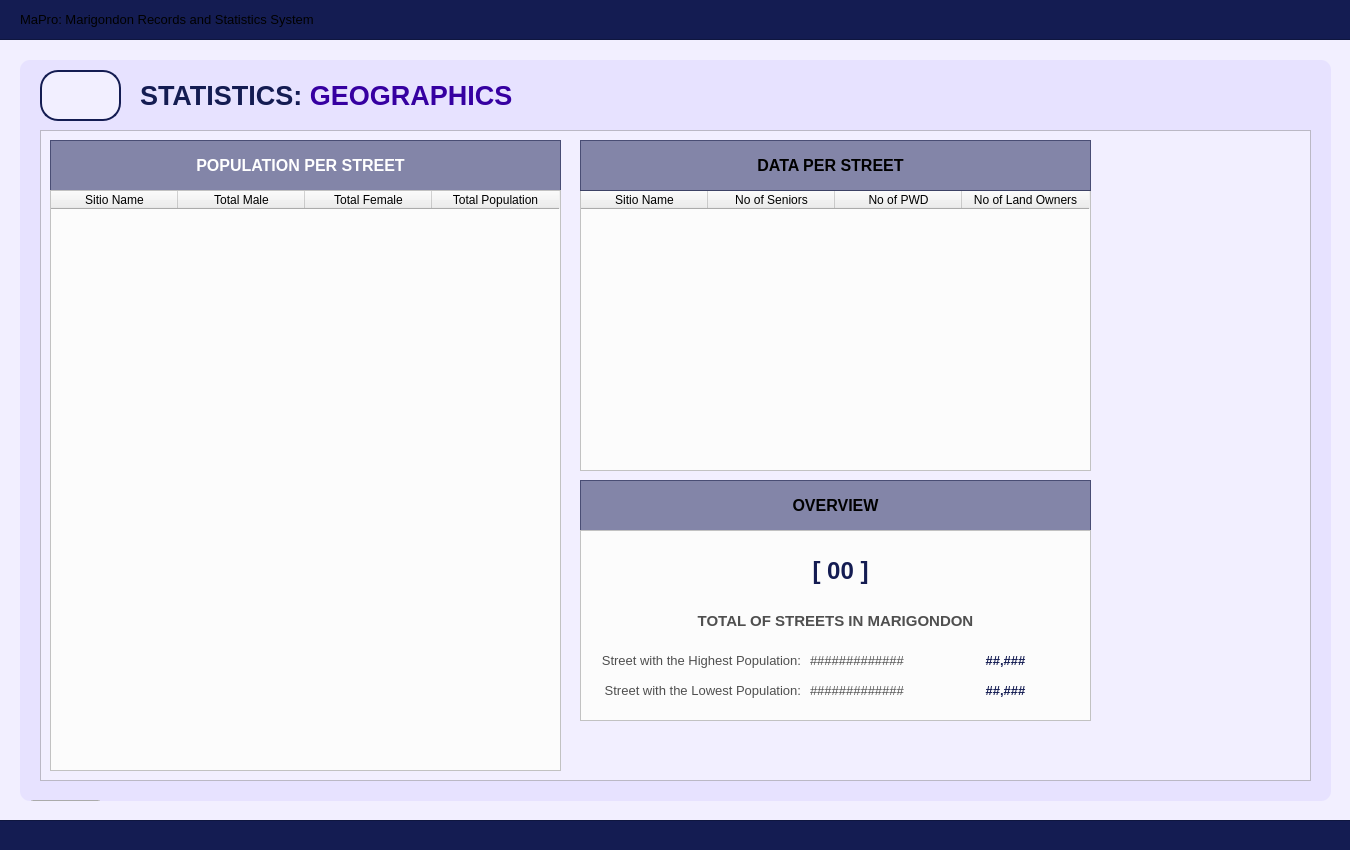
<?xml version="1.0" encoding="UTF-8"?>
<ui version="4.0">
 <class>User_dashboardWidget</class>
 <widget class="QWidget" name="User_dashboardWidget">
  <property name="geometry">
   <rect>
    <x>0</x>
    <y>0</y>
    <width>1350</width>
    <height>850</height>
   </rect>
  </property>
  <property name="sizePolicy">
   <sizepolicy hsizetype="Fixed" vsizetype="Fixed">
    <horstretch>0</horstretch>
    <verstretch>0</verstretch>
   </sizepolicy>
  </property>
  <property name="maximumSize">
   <size>
    <width>1350</width>
    <height>850</height>
   </size>
  </property>
  <property name="windowTitle">
   <string>Form</string>
  </property>
  <property name="styleSheet">
   <string notr="true">#User_dashboardWidget{
	background-color: #f2efff;
}</string>
  </property>
  <widget class="QFrame" name="border_blueLines1">
   <property name="geometry">
    <rect>
     <x>-10</x>
     <y>-1</y>
     <width>1371</width>
     <height>41</height>
    </rect>
   </property>
   <property name="styleSheet">
    <string notr="true">#border_blueLines1{
	background-color: #141c52;
}
</string>
   </property>
   <property name="frameShape">
    <enum>QFrame::Shape::StyledPanel</enum>
   </property>
   <property name="frameShadow">
    <enum>QFrame::Shadow::Raised</enum>
   </property>
   <widget class="QLabel" name="title_bodyDashboardSystemTitle">
    <property name="geometry">
     <rect>
      <x>30</x>
      <y>0</y>
      <width>1301</width>
      <height>41</height>
     </rect>
    </property>
    <property name="font">
     <font>
      <family>Arial</family>
      <pointsize>10</pointsize>
      <bold>false</bold>
     </font>
    </property>
    <property name="styleSheet">
     <string notr="true">#title_bodyDashboardSystemTitle {
	background-color: transparent;
	color: #white;
}
</string>
    </property>
    <property name="text">
     <string>MaPro: Marigondon Records and Statistics System</string>
    </property>
    <property name="alignment">
     <set>Qt::AlignmentFlag::AlignLeading|Qt::AlignmentFlag::AlignLeft|Qt::AlignmentFlag::AlignVCenter</set>
    </property>
   </widget>
  </widget>
  <widget class="QFrame" name="border_blueLines2">
   <property name="geometry">
    <rect>
     <x>-10</x>
     <y>820</y>
     <width>1381</width>
     <height>31</height>
    </rect>
   </property>
   <property name="styleSheet">
    <string notr="true">#border_blueLines2{
	background-color: #141c52;
}
</string>
   </property>
   <property name="frameShape">
    <enum>QFrame::Shape::StyledPanel</enum>
   </property>
   <property name="frameShadow">
    <enum>QFrame::Shadow::Raised</enum>
   </property>
  </widget>
  <widget class="QFrame" name="baseBodyFrame">
   <property name="geometry">
    <rect>
     <x>20</x>
     <y>60</y>
     <width>1311</width>
     <height>741</height>
    </rect>
   </property>
   <property name="styleSheet">
    <string notr="true">#baseBodyFrame {
	background-color: #e7e2ff;
	border: none;
	border-radius: 10px;
}</string>
   </property>
   <property name="frameShape">
    <enum>QFrame::Shape::StyledPanel</enum>
   </property>
   <property name="frameShadow">
    <enum>QFrame::Shadow::Raised</enum>
   </property>
   <widget class="QPushButton" name="logout_buttonLogout_3">
    <property name="geometry">
     <rect>
      <x>10</x>
      <y>740</y>
      <width>71</width>
      <height>31</height>
     </rect>
    </property>
    <property name="font">
     <font>
      <family>Arial</family>
      <pointsize>8</pointsize>
      <bold>true</bold>
     </font>
    </property>
    <property name="cursor">
     <cursorShape>PointingHandCursor</cursorShape>
    </property>
    <property name="styleSheet">
     <string notr="true">#logout_buttonLogout {
    background-color: #bc1c1c;
    color: white;
    border-radius: 5px;
    padding: 10px; /* Optional: Adjusts spacing inside the button */
}
#logout_buttonLogout:hover {
    background-color: #d82020; /* Slightly lighter blue when hovered */
}
#logout_buttonLogout:pressed {
    background-color: #8c1515; /* Darker blue when clicked */
}</string>
    </property>
    <property name="text">
     <string>LOGOUT</string>
    </property>
   </widget>
   <widget class="QLabel" name="title_bodyStatistics">
    <property name="geometry">
     <rect>
      <x>120</x>
      <y>20</y>
      <width>471</width>
      <height>31</height>
     </rect>
    </property>
    <property name="font">
     <font>
      <family>Arial</family>
      <pointsize>20</pointsize>
      <bold>true</bold>
     </font>
    </property>
    <property name="styleSheet">
     <string notr="true">#title_bodyStatistics {
	background-color: transparent;
	color: #141c52;
}
</string>
    </property>
    <property name="text">
     <string>&lt;html&gt;&lt;head/&gt;&lt;body&gt;&lt;p&gt;STATISTICS: &lt;span style=&quot; color:#3600a1;&quot;&gt;GEOGRAPHICS&lt;/span&gt;&lt;/p&gt;&lt;/body&gt;&lt;/html&gt;</string>
    </property>
   </widget>
   <widget class="QFrame" name="statistics_frameBody">
    <property name="geometry">
     <rect>
      <x>20</x>
      <y>70</y>
      <width>1271</width>
      <height>651</height>
     </rect>
    </property>
    <property name="styleSheet">
     <string notr="true">#statistics_frameBody{
	background-color: #f2efff;
}</string>
    </property>
    <property name="frameShape">
     <enum>QFrame::Shape::StyledPanel</enum>
    </property>
    <property name="frameShadow">
     <enum>QFrame::Shadow::Raised</enum>
    </property>
    <widget class="QFrame" name="table_titleFrameStatistics">
     <property name="geometry">
      <rect>
       <x>10</x>
       <y>10</y>
       <width>511</width>
       <height>51</height>
      </rect>
     </property>
     <property name="styleSheet">
      <string notr="true">#table_titleFrameStatistics{
	background-color: rgba(20, 28, 82, 128)
}
</string>
     </property>
     <property name="frameShape">
      <enum>QFrame::Shape::StyledPanel</enum>
     </property>
     <property name="frameShadow">
      <enum>QFrame::Shadow::Raised</enum>
     </property>
     <widget class="QLabel" name="statistics_labelNote">
      <property name="geometry">
       <rect>
        <x>0</x>
        <y>0</y>
        <width>501</width>
        <height>51</height>
       </rect>
      </property>
      <property name="font">
       <font>
        <family>Arial</family>
        <pointsize>12</pointsize>
        <bold>true</bold>
       </font>
      </property>
      <property name="styleSheet">
       <string notr="true">#statistics_labelNote {
	background-color: transparent;
	color: #FFFFFF;
}
</string>
      </property>
      <property name="text">
       <string>POPULATION PER STREET</string>
      </property>
      <property name="alignment">
       <set>Qt::AlignmentFlag::AlignCenter</set>
      </property>
     </widget>
    </widget>
    <widget class="QTableWidget" name="geographics_tablePopulationPerStreet">
     <property name="geometry">
      <rect>
       <x>10</x>
       <y>60</y>
       <width>511</width>
       <height>581</height>
      </rect>
     </property>
     <property name="styleSheet">
      <string notr="true">#geographics_tablePopulationPerStreet{
	background-color: #fcfcfc;
}</string>
     </property>
     <attribute name="horizontalHeaderDefaultSectionSize">
      <number>127</number>
     </attribute>
     <column>
      <property name="text">
       <string>Sitio Name</string>
      </property>
      <property name="font">
       <font>
        <family>Arial</family>
       </font>
      </property>
      <property name="background">
       <color>
        <red>59</red>
        <green>57</green>
        <blue>100</blue>
       </color>
      </property>
     </column>
     <column>
      <property name="text">
       <string>Total Male</string>
      </property>
      <property name="font">
       <font>
        <family>Arial</family>
       </font>
      </property>
      <property name="background">
       <color>
        <red>59</red>
        <green>57</green>
        <blue>100</blue>
       </color>
      </property>
     </column>
     <column>
      <property name="text">
       <string>Total Female</string>
      </property>
      <property name="font">
       <font>
        <family>Arial</family>
       </font>
      </property>
      <property name="background">
       <color>
        <red>59</red>
        <green>57</green>
        <blue>100</blue>
       </color>
      </property>
     </column>
     <column>
      <property name="text">
       <string>Total Population</string>
      </property>
      <property name="font">
       <font>
        <family>Arial</family>
       </font>
      </property>
      <property name="background">
       <color>
        <red>59</red>
        <green>57</green>
        <blue>100</blue>
       </color>
      </property>
     </column>
    </widget>
    <widget class="QTableWidget" name="geographics_tableDataPerStreet">
     <property name="geometry">
      <rect>
       <x>540</x>
       <y>60</y>
       <width>511</width>
       <height>281</height>
      </rect>
     </property>
     <property name="styleSheet">
      <string notr="true">#geographics_tableDataPerStreet{
	background-color: #fcfcfc;
}</string>
     </property>
     <attribute name="horizontalHeaderDefaultSectionSize">
      <number>127</number>
     </attribute>
     <column>
      <property name="text">
       <string>Sitio Name</string>
      </property>
      <property name="font">
       <font>
        <family>Arial</family>
       </font>
      </property>
      <property name="background">
       <color>
        <red>59</red>
        <green>57</green>
        <blue>100</blue>
       </color>
      </property>
     </column>
     <column>
      <property name="text">
       <string>No of Seniors</string>
      </property>
      <property name="font">
       <font>
        <family>Arial</family>
       </font>
      </property>
      <property name="background">
       <color>
        <red>59</red>
        <green>57</green>
        <blue>100</blue>
       </color>
      </property>
     </column>
     <column>
      <property name="text">
       <string>No of PWD</string>
      </property>
      <property name="font">
       <font>
        <family>Arial</family>
       </font>
      </property>
      <property name="background">
       <color>
        <red>59</red>
        <green>57</green>
        <blue>100</blue>
       </color>
      </property>
     </column>
     <column>
      <property name="text">
       <string>No of Land Owners</string>
      </property>
      <property name="font">
       <font>
        <family>Arial</family>
       </font>
      </property>
      <property name="background">
       <color>
        <red>59</red>
        <green>57</green>
        <blue>100</blue>
       </color>
      </property>
     </column>
    </widget>
    <widget class="QFrame" name="table_titleFrameStatistics_2">
     <property name="geometry">
      <rect>
       <x>540</x>
       <y>10</y>
       <width>511</width>
       <height>51</height>
      </rect>
     </property>
     <property name="styleSheet">
      <string notr="true">#table_titleFrameStatistics_2{
	background-color: rgba(20, 28, 82, 128)
}
</string>
     </property>
     <property name="frameShape">
      <enum>QFrame::Shape::StyledPanel</enum>
     </property>
     <property name="frameShadow">
      <enum>QFrame::Shadow::Raised</enum>
     </property>
     <widget class="QLabel" name="statistics_labelNote_2">
      <property name="geometry">
       <rect>
        <x>0</x>
        <y>0</y>
        <width>501</width>
        <height>51</height>
       </rect>
      </property>
      <property name="font">
       <font>
        <family>Arial</family>
        <pointsize>12</pointsize>
        <bold>true</bold>
       </font>
      </property>
      <property name="styleSheet">
       <string notr="true">#statistics_labelNote {
	background-color: transparent;
	color: #FFFFFF;
}
</string>
      </property>
      <property name="text">
       <string>DATA PER STREET</string>
      </property>
      <property name="alignment">
       <set>Qt::AlignmentFlag::AlignCenter</set>
      </property>
     </widget>
    </widget>
    <widget class="QFrame" name="table_titleFrameStatistics_3">
     <property name="geometry">
      <rect>
       <x>540</x>
       <y>350</y>
       <width>511</width>
       <height>51</height>
      </rect>
     </property>
     <property name="styleSheet">
      <string notr="true">#table_titleFrameStatistics_3{
	background-color: rgba(20, 28, 82, 128)
}
</string>
     </property>
     <property name="frameShape">
      <enum>QFrame::Shape::StyledPanel</enum>
     </property>
     <property name="frameShadow">
      <enum>QFrame::Shadow::Raised</enum>
     </property>
     <widget class="QLabel" name="statistics_labelNote_3">
      <property name="geometry">
       <rect>
        <x>0</x>
        <y>0</y>
        <width>511</width>
        <height>51</height>
       </rect>
      </property>
      <property name="font">
       <font>
        <family>Arial</family>
        <pointsize>12</pointsize>
        <bold>true</bold>
       </font>
      </property>
      <property name="styleSheet">
       <string notr="true">#statistics_labelNote {
	background-color: transparent;
	color: #FFFFFF;
}
</string>
      </property>
      <property name="text">
       <string>OVERVIEW</string>
      </property>
      <property name="alignment">
       <set>Qt::AlignmentFlag::AlignCenter</set>
      </property>
     </widget>
    </widget>
    <widget class="QFrame" name="frame2">
     <property name="geometry">
      <rect>
       <x>540</x>
       <y>400</y>
       <width>511</width>
       <height>191</height>
      </rect>
     </property>
     <property name="styleSheet">
      <string notr="true">#frame2{
	background-color: #fcfcfc;
}</string>
     </property>
     <property name="frameShape">
      <enum>QFrame::Shape::StyledPanel</enum>
     </property>
     <property name="frameShadow">
      <enum>QFrame::Shadow::Raised</enum>
     </property>
     <widget class="QLabel" name="geo_totalstreets">
      <property name="geometry">
       <rect>
        <x>180</x>
        <y>20</y>
        <width>161</width>
        <height>41</height>
       </rect>
      </property>
      <property name="font">
       <font>
        <family>Arial</family>
        <pointsize>18</pointsize>
        <bold>true</bold>
       </font>
      </property>
      <property name="styleSheet">
       <string notr="true">#geo_totalstreets {
	background-color: transparent;
	color: rgb(20, 28, 82);
}
</string>
      </property>
      <property name="text">
       <string>[ 00 ]</string>
      </property>
      <property name="alignment">
       <set>Qt::AlignmentFlag::AlignCenter</set>
      </property>
     </widget>
     <widget class="QLabel" name="geo_labelhighestpopu">
      <property name="geometry">
       <rect>
        <x>20</x>
        <y>120</y>
        <width>201</width>
        <height>21</height>
       </rect>
      </property>
      <property name="font">
       <font>
        <family>Arial</family>
        <pointsize>10</pointsize>
        <bold>false</bold>
       </font>
      </property>
      <property name="styleSheet">
       <string notr="true">#geo_labelhighestpopu {
	background-color: transparent;
	color: #4f4f4f;
}
</string>
      </property>
      <property name="text">
       <string>Street with the Highest Population:</string>
      </property>
      <property name="alignment">
       <set>Qt::AlignmentFlag::AlignRight|Qt::AlignmentFlag::AlignTrailing|Qt::AlignmentFlag::AlignVCenter</set>
      </property>
     </widget>
     <widget class="QLabel" name="geo_labeltotalstreets">
      <property name="geometry">
       <rect>
        <x>0</x>
        <y>80</y>
        <width>511</width>
        <height>21</height>
       </rect>
      </property>
      <property name="font">
       <font>
        <family>Arial</family>
        <pointsize>11</pointsize>
        <bold>true</bold>
       </font>
      </property>
      <property name="styleSheet">
       <string notr="true">#geo_labeltotalstreets {
	background-color: transparent;
	color: #4f4f4f;
}
</string>
      </property>
      <property name="text">
       <string>TOTAL OF STREETS IN MARIGONDON</string>
      </property>
      <property name="alignment">
       <set>Qt::AlignmentFlag::AlignCenter</set>
      </property>
     </widget>
     <widget class="QLabel" name="geo_sitioname_highest">
      <property name="geometry">
       <rect>
        <x>230</x>
        <y>120</y>
        <width>121</width>
        <height>21</height>
       </rect>
      </property>
      <property name="font">
       <font>
        <family>Arial</family>
        <pointsize>10</pointsize>
        <bold>false</bold>
       </font>
      </property>
      <property name="styleSheet">
       <string notr="true">#geo_sitioname_highest {
	background-color: transparent;
	color: #4f4f4f;
}
</string>
      </property>
      <property name="text">
       <string>#############</string>
      </property>
      <property name="alignment">
       <set>Qt::AlignmentFlag::AlignLeading|Qt::AlignmentFlag::AlignLeft|Qt::AlignmentFlag::AlignVCenter</set>
      </property>
     </widget>
     <widget class="QLabel" name="geo_sitioname_highest_number">
      <property name="geometry">
       <rect>
        <x>360</x>
        <y>120</y>
        <width>131</width>
        <height>21</height>
       </rect>
      </property>
      <property name="font">
       <font>
        <family>Arial</family>
        <pointsize>10</pointsize>
        <bold>true</bold>
       </font>
      </property>
      <property name="styleSheet">
       <string notr="true">#geo_sitioname_highest_number {
	background-color: transparent;
	color: rgb(20, 28, 82);
}
</string>
      </property>
      <property name="text">
       <string>##,###</string>
      </property>
      <property name="alignment">
       <set>Qt::AlignmentFlag::AlignCenter</set>
      </property>
     </widget>
     <widget class="QLabel" name="geo_labellowestpopu">
      <property name="geometry">
       <rect>
        <x>20</x>
        <y>150</y>
        <width>201</width>
        <height>21</height>
       </rect>
      </property>
      <property name="font">
       <font>
        <family>Arial</family>
        <pointsize>10</pointsize>
        <bold>false</bold>
       </font>
      </property>
      <property name="styleSheet">
       <string notr="true">#geo_labellowestpopu {
	background-color: transparent;
	color: #4f4f4f;
}
</string>
      </property>
      <property name="text">
       <string>Street with the Lowest Population:</string>
      </property>
      <property name="alignment">
       <set>Qt::AlignmentFlag::AlignRight|Qt::AlignmentFlag::AlignTrailing|Qt::AlignmentFlag::AlignVCenter</set>
      </property>
     </widget>
     <widget class="QLabel" name="geo_sitioname_lowest">
      <property name="geometry">
       <rect>
        <x>230</x>
        <y>150</y>
        <width>121</width>
        <height>21</height>
       </rect>
      </property>
      <property name="font">
       <font>
        <family>Arial</family>
        <pointsize>10</pointsize>
        <bold>false</bold>
       </font>
      </property>
      <property name="styleSheet">
       <string notr="true">#geo_sitioname_lowest {
	background-color: transparent;
	color: #4f4f4f;
}
</string>
      </property>
      <property name="text">
       <string>#############</string>
      </property>
      <property name="alignment">
       <set>Qt::AlignmentFlag::AlignLeading|Qt::AlignmentFlag::AlignLeft|Qt::AlignmentFlag::AlignVCenter</set>
      </property>
     </widget>
     <widget class="QLabel" name="geo_sitioname_lowest_number">
      <property name="geometry">
       <rect>
        <x>360</x>
        <y>150</y>
        <width>131</width>
        <height>21</height>
       </rect>
      </property>
      <property name="font">
       <font>
        <family>Arial</family>
        <pointsize>10</pointsize>
        <bold>true</bold>
       </font>
      </property>
      <property name="styleSheet">
       <string notr="true">#geo_sitioname_lowest_number {
	background-color: transparent;
	color: rgb(20, 28, 82);
}
</string>
      </property>
      <property name="text">
       <string>##,###</string>
      </property>
      <property name="alignment">
       <set>Qt::AlignmentFlag::AlignCenter</set>
      </property>
     </widget>
     <widget class="QLabel" name="geo_sitioname_lowest_2">
      <property name="geometry">
       <rect>
        <x>650</x>
        <y>170</y>
        <width>121</width>
        <height>21</height>
       </rect>
      </property>
      <property name="font">
       <font>
        <family>Arial</family>
        <pointsize>10</pointsize>
        <bold>false</bold>
       </font>
      </property>
      <property name="styleSheet">
       <string notr="true">#geo_sitioname_lowest {
	background-color: transparent;
	color: #4f4f4f;
}
</string>
      </property>
      <property name="text">
       <string>#############</string>
      </property>
      <property name="alignment">
       <set>Qt::AlignmentFlag::AlignLeading|Qt::AlignmentFlag::AlignLeft|Qt::AlignmentFlag::AlignVCenter</set>
      </property>
     </widget>
     <widget class="QLabel" name="geo_sitioname_lowest_number_2">
      <property name="geometry">
       <rect>
        <x>780</x>
        <y>170</y>
        <width>131</width>
        <height>21</height>
       </rect>
      </property>
      <property name="font">
       <font>
        <family>Arial</family>
        <pointsize>10</pointsize>
        <bold>true</bold>
       </font>
      </property>
      <property name="styleSheet">
       <string notr="true">#geo_sitioname_lowest_number {
	background-color: transparent;
	color: rgb(20, 28, 82);
}
</string>
      </property>
      <property name="text">
       <string>##,###</string>
      </property>
      <property name="alignment">
       <set>Qt::AlignmentFlag::AlignCenter</set>
      </property>
     </widget>
    </widget>
   </widget>
   <widget class="QToolButton" name="btn_returnToStatisticsPage">
    <property name="geometry">
     <rect>
      <x>20</x>
      <y>10</y>
      <width>81</width>
      <height>51</height>
     </rect>
    </property>
    <property name="styleSheet">
     <string notr="true">#btn_returnToStatisticsPage {
    background-color: #f2efff;
    color: #141c52;
	border: 2px solid #141c52; 
	border-radius: 18px;
	text-align: left;
    padding: 10px; /* Optional: Adjusts spacing inside the button */
}
#btn_returnToStatisticsPage:hover {
    background-color: #fdfdff; /* Slightly lighter blue when hovered */
}
#btn_returnToStatisticsPage:pressed {
    background-color: #e7e5f4; /* Darker blue when clicked */
}

</string>
    </property>
    <property name="text">
     <string/>
    </property>
    <property name="icon">
     <iconset>
      <normaloff>../../../Assets/FuncIcons/img_return.png</normaloff>../../../Assets/FuncIcons/img_return.png</iconset>
    </property>
    <property name="iconSize">
     <size>
      <width>25</width>
      <height>25</height>
     </size>
    </property>
   </widget>
  </widget>
 </widget>
 <resources/>
 <connections/>
</ui>
